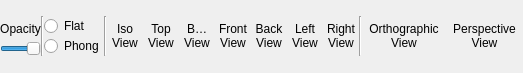
<?xml version="1.0" encoding="UTF-8"?>
<ui version="4.0">
 <class>Form</class>
 <widget class="QWidget" name="Form">
  <property name="geometry">
   <rect>
    <x>0</x>
    <y>0</y>
    <width>429</width>
    <height>73</height>
   </rect>
  </property>
  <property name="minimumSize">
   <size>
    <width>128</width>
    <height>36</height>
   </size>
  </property>
  <property name="maximumSize">
   <size>
    <width>1000</width>
    <height>1000</height>
   </size>
  </property>
  <property name="windowTitle">
   <string>Form</string>
  </property>
  <layout class="QGridLayout" name="gridLayout_2">
   <property name="sizeConstraint">
    <enum>QLayout::SetMinimumSize</enum>
   </property>
   <property name="leftMargin">
    <number>0</number>
   </property>
   <property name="topMargin">
    <number>0</number>
   </property>
   <property name="rightMargin">
    <number>0</number>
   </property>
   <property name="bottomMargin">
    <number>0</number>
   </property>
   <property name="spacing">
    <number>0</number>
   </property>
   <item row="0" column="0">
    <layout class="QGridLayout" name="gridLayout">
     <property name="spacing">
      <number>0</number>
     </property>
     <item row="0" column="12">
      <widget class="QToolButton" name="toolButtonLeftView">
       <property name="minimumSize">
        <size>
         <width>36</width>
         <height>36</height>
        </size>
       </property>
       <property name="text">
        <string>Left
View</string>
       </property>
       <property name="icon">
        <iconset resource="../res/Resource.qrc">
         <normaloff>:/images/left_side_view.svg</normaloff>:/images/left_side_view.svg</iconset>
       </property>
       <property name="iconSize">
        <size>
         <width>36</width>
         <height>36</height>
        </size>
       </property>
       <property name="toolButtonStyle">
        <enum>Qt::ToolButtonTextUnderIcon</enum>
       </property>
       <property name="autoRaise">
        <bool>true</bool>
       </property>
      </widget>
     </item>
     <item row="0" column="4">
      <widget class="Line" name="line_2">
       <property name="orientation">
        <enum>Qt::Vertical</enum>
       </property>
      </widget>
     </item>
     <item row="0" column="9">
      <widget class="QToolButton" name="toolButtonBottomView">
       <property name="minimumSize">
        <size>
         <width>36</width>
         <height>36</height>
        </size>
       </property>
       <property name="text">
        <string>Bottom
View</string>
       </property>
       <property name="icon">
        <iconset resource="../res/Resource.qrc">
         <normaloff>:/images/bottom_view.svg</normaloff>:/images/bottom_view.svg</iconset>
       </property>
       <property name="iconSize">
        <size>
         <width>36</width>
         <height>36</height>
        </size>
       </property>
       <property name="toolButtonStyle">
        <enum>Qt::ToolButtonTextUnderIcon</enum>
       </property>
       <property name="autoRaise">
        <bool>true</bool>
       </property>
      </widget>
     </item>
     <item row="0" column="10">
      <widget class="QToolButton" name="toolButtonFrontView">
       <property name="minimumSize">
        <size>
         <width>36</width>
         <height>36</height>
        </size>
       </property>
       <property name="text">
        <string>Front
View</string>
       </property>
       <property name="icon">
        <iconset resource="../res/Resource.qrc">
         <normaloff>:/images/front_view.svg</normaloff>:/images/front_view.svg</iconset>
       </property>
       <property name="iconSize">
        <size>
         <width>36</width>
         <height>36</height>
        </size>
       </property>
       <property name="toolButtonStyle">
        <enum>Qt::ToolButtonTextUnderIcon</enum>
       </property>
       <property name="autoRaise">
        <bool>true</bool>
       </property>
      </widget>
     </item>
     <item row="0" column="0">
      <layout class="QVBoxLayout" name="verticalLayout">
       <item>
        <widget class="QLabel" name="label">
         <property name="text">
          <string>Opacity</string>
         </property>
         <property name="alignment">
          <set>Qt::AlignCenter</set>
         </property>
        </widget>
       </item>
       <item>
        <widget class="QSlider" name="horizontalSliderOpacity">
         <property name="minimum">
          <number>1</number>
         </property>
         <property name="maximum">
          <number>100</number>
         </property>
         <property name="value">
          <number>100</number>
         </property>
         <property name="orientation">
          <enum>Qt::Horizontal</enum>
         </property>
        </widget>
       </item>
      </layout>
     </item>
     <item row="0" column="2">
      <widget class="Line" name="line">
       <property name="orientation">
        <enum>Qt::Vertical</enum>
       </property>
      </widget>
     </item>
     <item row="0" column="8">
      <widget class="QToolButton" name="toolButtonTopView">
       <property name="minimumSize">
        <size>
         <width>36</width>
         <height>36</height>
        </size>
       </property>
       <property name="text">
        <string>Top
View</string>
       </property>
       <property name="icon">
        <iconset resource="../res/Resource.qrc">
         <normaloff>:/images/top_view.svg</normaloff>:/images/top_view.svg</iconset>
       </property>
       <property name="iconSize">
        <size>
         <width>36</width>
         <height>36</height>
        </size>
       </property>
       <property name="toolButtonStyle">
        <enum>Qt::ToolButtonTextUnderIcon</enum>
       </property>
       <property name="autoRaise">
        <bool>true</bool>
       </property>
      </widget>
     </item>
     <item row="0" column="11">
      <widget class="QToolButton" name="toolButtonBackView">
       <property name="minimumSize">
        <size>
         <width>36</width>
         <height>36</height>
        </size>
       </property>
       <property name="text">
        <string>Back
View</string>
       </property>
       <property name="icon">
        <iconset resource="../res/Resource.qrc">
         <normaloff>:/images/back_view.svg</normaloff>:/images/back_view.svg</iconset>
       </property>
       <property name="iconSize">
        <size>
         <width>36</width>
         <height>36</height>
        </size>
       </property>
       <property name="toolButtonStyle">
        <enum>Qt::ToolButtonTextUnderIcon</enum>
       </property>
       <property name="autoRaise">
        <bool>true</bool>
       </property>
      </widget>
     </item>
     <item row="0" column="6">
      <widget class="QToolButton" name="toolButtonIsoView">
       <property name="minimumSize">
        <size>
         <width>36</width>
         <height>36</height>
        </size>
       </property>
       <property name="text">
        <string>Iso
View</string>
       </property>
       <property name="icon">
        <iconset resource="../res/Resource.qrc">
         <normaloff>:/images/isometric_view.svg</normaloff>:/images/isometric_view.svg</iconset>
       </property>
       <property name="iconSize">
        <size>
         <width>36</width>
         <height>36</height>
        </size>
       </property>
       <property name="toolButtonStyle">
        <enum>Qt::ToolButtonTextUnderIcon</enum>
       </property>
       <property name="autoRaise">
        <bool>true</bool>
       </property>
      </widget>
     </item>
     <item row="0" column="13">
      <widget class="QToolButton" name="toolButtonRightView">
       <property name="minimumSize">
        <size>
         <width>36</width>
         <height>36</height>
        </size>
       </property>
       <property name="text">
        <string>Right
View</string>
       </property>
       <property name="icon">
        <iconset resource="../res/Resource.qrc">
         <normaloff>:/images/right_side_view.svg</normaloff>:/images/right_side_view.svg</iconset>
       </property>
       <property name="iconSize">
        <size>
         <width>36</width>
         <height>36</height>
        </size>
       </property>
       <property name="toolButtonStyle">
        <enum>Qt::ToolButtonTextUnderIcon</enum>
       </property>
       <property name="autoRaise">
        <bool>true</bool>
       </property>
      </widget>
     </item>
     <item row="0" column="3">
      <layout class="QVBoxLayout" name="verticalLayoutShading">
       <item>
        <widget class="QRadioButton" name="radioButtonFlat">
         <property name="text">
          <string>Flat</string>
         </property>
        </widget>
       </item>
       <item>
        <widget class="QRadioButton" name="radioButtonPhong">
         <property name="text">
          <string>Phong</string>
         </property>
        </widget>
       </item>
      </layout>
     </item>
     <item row="0" column="14">
      <widget class="Line" name="line_3">
       <property name="orientation">
        <enum>Qt::Vertical</enum>
       </property>
      </widget>
     </item>
     <item row="0" column="15">
      <widget class="QToolButton" name="toolButtonOrthographicView">
       <property name="text">
        <string>Orthographic
View</string>
       </property>
       <property name="icon">
        <iconset resource="../res/Resource.qrc">
         <normaloff>:/images/Orthographic.svg</normaloff>:/images/Orthographic.svg</iconset>
       </property>
       <property name="iconSize">
        <size>
         <width>36</width>
         <height>36</height>
        </size>
       </property>
       <property name="toolButtonStyle">
        <enum>Qt::ToolButtonTextUnderIcon</enum>
       </property>
       <property name="autoRaise">
        <bool>true</bool>
       </property>
      </widget>
     </item>
     <item row="0" column="16">
      <widget class="QToolButton" name="toolButtonPerspectiveView">
       <property name="text">
        <string>Perspective
View</string>
       </property>
       <property name="icon">
        <iconset resource="../res/Resource.qrc">
         <normaloff>:/images/Perspective.svg</normaloff>:/images/Perspective.svg</iconset>
       </property>
       <property name="iconSize">
        <size>
         <width>36</width>
         <height>36</height>
        </size>
       </property>
       <property name="toolButtonStyle">
        <enum>Qt::ToolButtonTextUnderIcon</enum>
       </property>
       <property name="autoRaise">
        <bool>true</bool>
       </property>
      </widget>
     </item>
    </layout>
   </item>
  </layout>
  <action name="actionOpen">
   <property name="icon">
    <iconset resource="../res/Resource.qrc">
     <normaloff>:/images/Open.svg</normaloff>:/images/Open.svg</iconset>
   </property>
   <property name="text">
    <string>Open</string>
   </property>
   <property name="toolTip">
    <string>Open</string>
   </property>
   <property name="shortcut">
    <string>Ctrl+O</string>
   </property>
  </action>
 </widget>
 <resources>
  <include location="../res/Resource.qrc"/>
 </resources>
 <connections/>
</ui>
